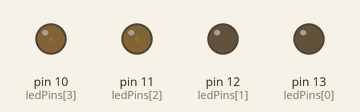
This sketch was run on a simulated Arduino Uno, built with avr-gcc and run on an emulated ATmega328P. On the bench: output pins drawn as LEDs (lit = HIGH).

Above: at 0.05 s.
At 2.05 s:
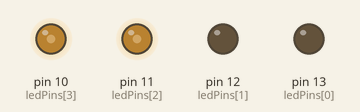
At 2.75 s:
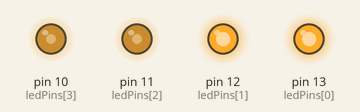
At 4.1 s:
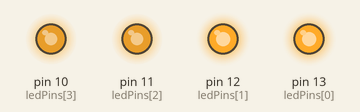
At 6.1 s:
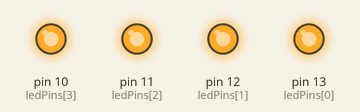
At 8.15 s:
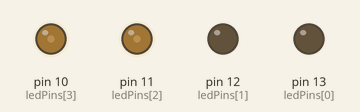
Timing chart, 0 to 12.6 s (numbered marks = the images above):
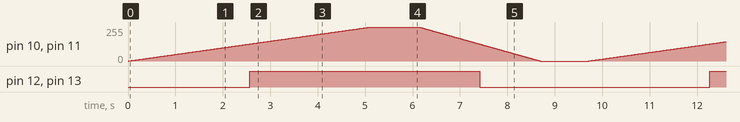

Measured:
- by itself, pin 12 (ledPins[1]), pin 13 (ledPins[0]): alternates HIGH for 4.9 s and LOW for 4.9 s

The sketch:

mikamonsma-704-fadein-fadeout.ino
```cpp
// Define the number of LEDs
#define NUM_LEDS 4
// Define the pins of the LEDs
int ledPins[NUM_LEDS] = {13, 12, 11, 10};

void setup() {
  // Put every LED-pin as an OUTPUT
  for (int i = 0; i < NUM_LEDS; i++) {
    pinMode(ledPins[i], OUTPUT);
  }
}

void loop() {
  // Loop through the LEDs
  for (int brightness = 0; brightness <= 255; brightness++) {
    // Loop through the LEDs
    for (int i = 0; i < NUM_LEDS; i++) {
      analogWrite(ledPins[i], brightness);
    }
    delay (20); // Wait for 20 milliseconds to fade in
  }
  delay (1000); // Wait for 1 second to reach max brightness

  // Decrease the brightness of the LEDs
  for (int brightness = 255; brightness >= 0; brightness--) {
    // Loop through the LEDs
    for (int i = 0; i < NUM_LEDS; i++) {
      analogWrite(ledPins[i], brightness);
    }
    delay(10); // Wait for 10 milliseconds to fade out
  }
  delay(1000); // Wait for 1 second to reach min brightness
}
```
